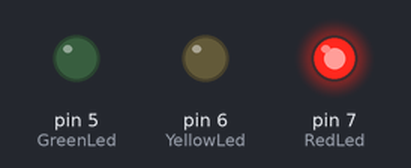
Bench run of a sketch on a simulated Arduino Uno, built with avr-gcc and run on an emulated ATmega328P. On the bench: output pins drawn as LEDs (lit = HIGH).

Above: at 1.5 s.
At 3.2 s:
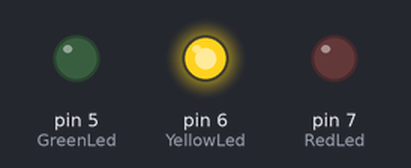
At 6.0 s:
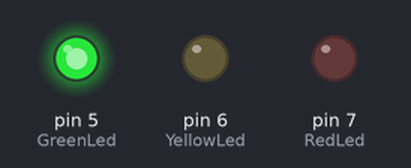
Timing chart, 0 to 11.1 s (numbered marks = the images above):
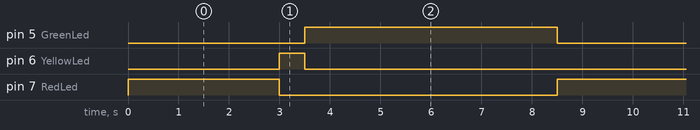

The sketch:

_04_1.ino
```cpp
int RedLed = 7;     //RedLed 변수에 7을 넣는다
int YellowLed = 6;  //YellowLed 변수에 6을 넣는다
int GreenLed = 5;   //GreenLed 변수에 5을 넣는다

void setup() {
  pinMode(RedLed,OUTPUT);     //7번핀을 출력으로 사용한다
  pinMode(YellowLed,OUTPUT);  //6번핀을 출력으로 사용한다
  pinMode(GreenLed,OUTPUT);   //5번핀을 출력으로 사용한다
}

void loop() {
  digitalWrite(RedLed,HIGH);     //빨간색 LED를 HIGH(켠다)로 한다.
  digitalWrite(YellowLed,LOW);   //노란색 LED를 LOW(끈다)로 한다.
  digitalWrite(GreenLed,LOW);   //녹색 LED를 LOW(끈다)로 한다.
  delay(3000); //3초동안 기다린다.
  digitalWrite(RedLed,LOW);     //빨간색 LED를 LOW(끈다)로 한다.
  digitalWrite(YellowLed,HIGH);  //노란색 LED를 HIGH(켠다)로 한다.
  digitalWrite(GreenLed,LOW);   //녹색 LED를 LOW(끈다)로 한다.
  delay(500); //0.5초동안 기다린다.
  digitalWrite(RedLed,LOW);     //빨간색 LED를 LOW(끈다)로 한다.
  digitalWrite(YellowLed,LOW);  //노란색 LED를 LOW(끈다)로 한다.
  digitalWrite(GreenLed,HIGH);  //녹색 LED를 HIGH(켠다)로 한다.
  delay(5000); //5초동안 기다린다.
}
```

Measured:
- by itself, pin 5 (GreenLed): alternates HIGH for 5.0 s and LOW for 3.5 s
- by itself, pin 6 (YellowLed): alternates HIGH for 0.50 s and LOW for 8.0 s
- by itself, pin 7 (RedLed): alternates HIGH for 3.0 s and LOW for 5.5 s
